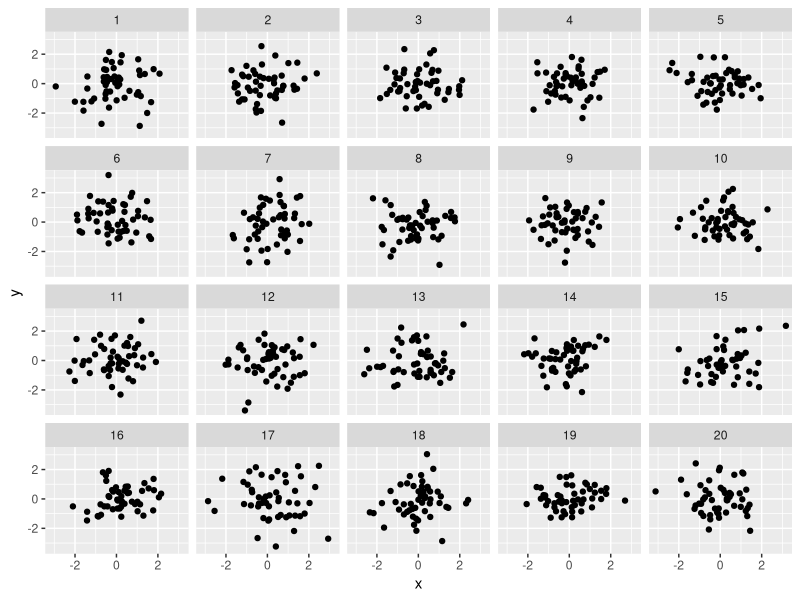

Reproduce this figure in R. (Note: this script raises an error after producing the figure.)
setwd("~/Desktop/02 Correlation")
dir()

noise<- read.csv("Libro1.csv")

library(ggplot2)

# Create faceted scatterplot

ggplot(noise, aes(x=x, y=y)) +
  geom_point() +
  facet_wrap(~z)



# Compute correlations for each dataset
noise_summary <- noise %>%
  group_by(z) %>%
  summarize(N = n(), spurious_cor = cor(x, y))

# Isolate sets with correlations above 0.2 in absolute strength
noise_summary %>%
  filter(abs(spurious_cor) > 0.2)
